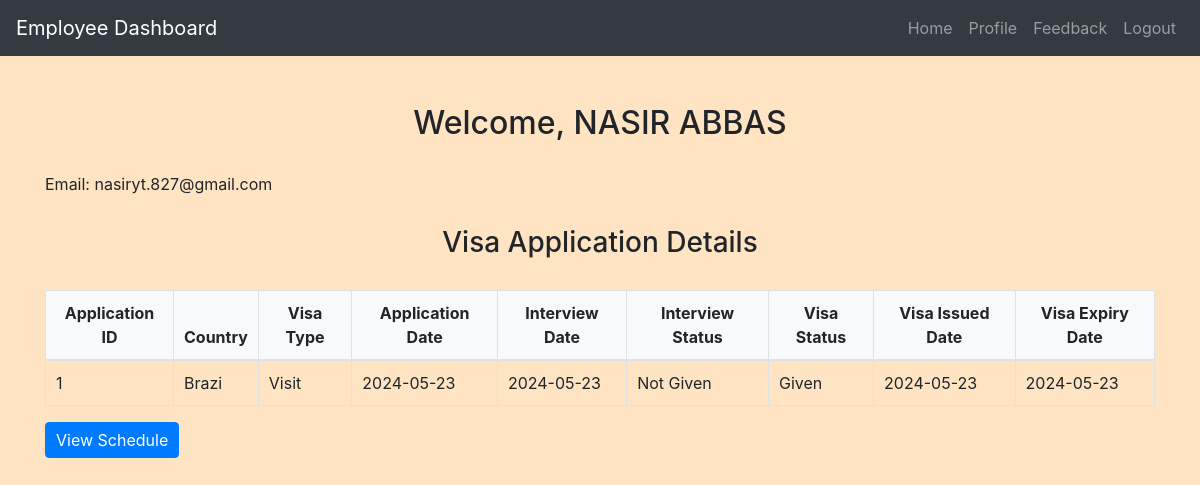
/employee/employee_dashboard.php (signed in), run on the app's committed database.
### tables this page shows
CREATE TABLE `employees` (
  `employee_id` int(11) NOT NULL,
  `email` varchar(100) DEFAULT NULL,
  `password` varchar(255) DEFAULT NULL,
  `full_name` varchar(255) NOT NULL,
  `position` varchar(50) DEFAULT NULL,
  `department` varchar(50) DEFAULT NULL,
  `location` varchar(100) DEFAULT NULL,
  `hire_date` date DEFAULT NULL,
  `current_visa_status` enum('Valid','Expired','Pending') DEFAULT NULL,
  `visa_expiry_date` date DEFAULT NULL,
  `created_at` timestamp NOT NULL DEFAULT current_timestamp(),
  `updated_at` timestamp NOT NULL DEFAULT current_timestamp() ON UPDATE current_timestamp()
);

CREATE TABLE `visa_applications` (
  `application_id` int(11) NOT NULL,
  `employee_id` int(11) DEFAULT NULL,
  `country` varchar(50) DEFAULT NULL,
  `visa_type` varchar(50) DEFAULT NULL,
  `application_date` date DEFAULT NULL,
  `interview_date` date DEFAULT NULL,
  `interview_status` varchar(50) DEFAULT NULL,
  `visa_status` varchar(50) DEFAULT NULL,
  `visa_issued_date` date DEFAULT NULL,
  `visa_expiry_date` date DEFAULT NULL,
  `created_at` timestamp NOT NULL DEFAULT current_timestamp(),
  `updated_at` timestamp NOT NULL DEFAULT current_timestamp() ON UPDATE current_timestamp()
);

### employee/employee_dashboard.php (the view, shortened to what this page needs)
<?php
include('config.php');
$employee_id = $_SESSION["employee_id"];
$sql_employee = "SELECT * FROM employees WHERE employee_id = '$employee_id'";
$result_employee = mysqli_query($conn, $sql_employee);
$row_employee = mysqli_fetch_assoc($result_employee);
$sql_applications = "SELECT * FROM visa_applications WHERE employee_id = '$employee_id'";
$result_applications = mysqli_query($conn, $sql_applications);
?>
<!DOCTYPE html>
<html>
<head>
    <link rel="stylesheet" href="https://maxcdn.bootstrapcdn.com/bootstrap/4.5.2/css/bootstrap.min.css">
    <link rel="stylesheet" href="../css/style.css">
</head>
<body>
<?php include('navbar.php'); ?>
<div class="container mt-5">
    <h2>Welcome, <?php echo $row_employee["full_name"]; ?></h2>
    <p>Email: <?php echo $row_employee["email"]; ?></p>
    <h3>Visa Application Details</h3>
    <table class="table">
        <thead>
            <tr>
                <th>Application ID</th>
                <th>Country</th>
                <th>Visa Type</th>
                <th>Application Date</th>
                <th>Interview Date</th>
                <th>Interview Status</th>
                <th>Visa Status</th>
                <th>Visa Issued Date</th>
                <th>Visa Expiry Date</th>
            </tr>
        </thead>
        <tbody>
            <?php
            while ($row_application = mysqli_fetch_assoc($result_applications)) {
                echo "<tr>";
                echo "<td>".$row_application["application_id"]."</td>";
                echo "<td>".$row_application["country"]."</td>";
                echo "<td>".$row_application["visa_type"]."</td>";
                echo "<td>".$row_application["application_date"]."</td>";
                echo "<td>".$row_application["interview_date"]."</td>";
                echo "<td>".$row_application["interview_status"]."</td>";
                echo "<td>".$row_application["visa_status"]."</td>";
                echo "<td>".$row_application["visa_issued_date"]."</td>";
                echo "<td>".$row_application["visa_expiry_date"]."</td>";
                echo "</tr>";
            }
            ?>
        </tbody>
    </table>
    <a href="view_schedule.php" class="btn btn-primary">View Schedule</a>
</div>
</body>
</html>

### employee/navbar.php (shortened to what this page needs)
<nav class="navbar navbar-expand-lg navbar-dark bg-dark">
    <a class="navbar-brand" href="employee_dashboard.php">Employee Dashboard</a>
    <div class="collapse navbar-collapse" id="navbarNav">
        <ul class="navbar-nav ml-auto">
                <li class="nav-item"><a class="nav-link" href="employee_dashboard.php">Home</a></li>
                <li class="nav-item"><a class="nav-link" href="update_profile.php">Profile</a></li>
                <li class="nav-item"><a class="nav-link" href="add_feedback.php">Feedback</a></li>
                <li class="nav-item"><a class="nav-link" href="logout.php">Logout</a></li>
        </ul>
    </div>
</nav>

### css/style.css (style rules this page uses)
body { background-color: bisque; }
h1, h2, h3, h4 { text-align: center; margin-top: 30px; margin-bottom: 30px; }
.table { width: 100%; border-collapse: collapse; margin-top: 20px; }
.table th, .table td { padding: 10px; border: 1px solid #dee2e6; }
.table thead th { background-color: #f8f9fa; font-weight: bold; text-align: center; }
.table tbody td { vertical-align: middle; }
.btn-primary { padding: 5px 10px; }

### data on the page
employees: full_name "NASIR ABBAS", email "nasiryt.827@gmail.com"
visa_applications: application_id "1", country "Brazi", visa_type "Visit", application_date "2024-05-23", interview_date "2024-05-23", interview_status "Not Given", visa_status "Given", visa_issued_date "2024-05-23", visa_expiry_date "2024-05-23"
